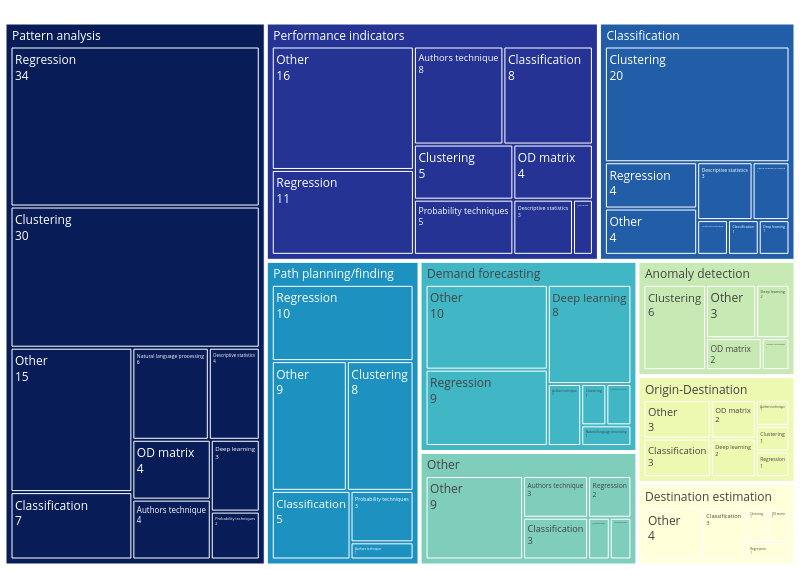

The notebook cell this image was saved under:
### Markdown cell above
### Treemap Analysis-Techniques

### Code cell
sns.set(
    style="ticks",
    palette="Set2",
    rc={
        "figure.figsize": (7.1, 4.5),
        "axes.labelsize": 13.5,
        "font.size": 13.5,
        "legend.fontsize": 13.5,
        "xtick.labelsize": 13.5,
        "ytick.labelsize": 13.5,
        "text.usetex": False,
    },
)

aggregated_table = (
    data[columns]
    .groupby(["Analytical category", "Techniques", "Methods"])[["ID"]]
    .nunique()
    .groupby(["Analytical category", "Methods"])[["ID"]]
    .sum()    
    .sort_values(by="ID")
)

aggregated_table2 = (
    data[columns]
    .groupby(["Analytical category", "Techniques", "Methods"])[["ID"]]
    .nunique()
    .groupby(["Analytical category", "Methods"])[["ID"]]
    .sum()    
    .groupby(["Analytical category"])[['ID']]
    .sum()
    .sort_values(by="ID", ascending=False)
)

aggregated_table2['ID'] = px.colors.sample_colorscale(px.colors.sequential.YlGnBu_r, len(aggregated_table2['ID']))

fig = px.treemap(
    aggregated_table.reset_index(),
    path=["Analytical category", "Methods"],
    values="ID",
    color='Analytical category',
    color_discrete_map=aggregated_table2.to_dict()['ID']
)
fig.update_traces(
    root_color="white", textinfo="label+value"
)
fig.update_layout(margin = dict(t=0, l=0, r=0, b=0), height=570,width=800)
fig.write_image("img/treemap_analysis_methods.pdf")
fig.show()

### Figure 1 — Plotly figure (JSON) as saved in the notebook; plotly's stock layout.template omitted (floating-point values rounded to 4 significant figures)
{"data": [{"branchvalues": "total", "customdata": [["Anomaly detection"], ["Anomaly detection"], ["Classification"], ["Performance indicators"], ["Origin-Destination"], ["Classification"], ["Demand forecasting"], ["Origin-Destination"], ["Destination estimation"], ["Path planning/finding"], ["Pattern analysis"], ["Destination estimation"], ["Pattern analysis"], ["Other"], ["Performance indicators"], ["Classification"], ["Performance indicators"], ["Pattern analysis"], ["Other"], ["Pattern analysis"], ["Origin-Destination"], ["Performance indicators"], ["Path planning/finding"], ["Path planning/finding"], ["Classification"], ["Demand forecasting"], ["Destination estimation"], ["Pattern analysis"], ["Performance indicators"], ["Other"], ["Origin-Destination"], ["Path planning/finding"], ["Performance indicators"], ["Pattern analysis"], ["Anomaly detection"], ["Origin-Destination"], ["Demand forecasting"], ["Classification"], ["Path planning/finding"], ["Other"], ["Demand forecasting"], ["Pattern analysis"], ["Pattern analysis"], ["Demand forecasting"], ["Origin-Destination"], ["Origin-Destination"], ["Path planning/finding"], ["Performance indicators"], ["Anomaly detection"], ["Anomaly detection"], ["Pattern analysis"], ["Classification"], ["Pattern analysis"], ["Other"], ["Destination estimation"], ["Performance indicators"], ["Demand forecasting"], ["Performance indicators"], ["Demand forecasting"], ["Destination estimation"], ["Other"], ["Classification"], ["Classification"], ["Anomaly detection"], ["Classification"], ["Demand forecasting"], ["Destination estimation"], ["Origin-Destination"], ["Other"], ["Path planning/finding"], ["Pattern analysis"], ["Performance indicators"]], "domain": {"x": [0, 1], "y": [0, 1]}, "hovertemplate": "labels=%{label}<br>ID=%{value}<br>parent=%{parent}<br>id=%{id}<br>Analytical category=%{customdata[0]}<extra></extra>", "ids": ["Anomaly detection/Authors technique", "Anomaly detection/Deep learning", "Classification/Descriptive statistics", "Performance indicators/Clustering", "Origin-Destination/Other", "Classification/Authors technique", "Demand forecasting/Authors technique", "Origin-Destination/Authors technique", "Destination estimation/Clustering", "Path planning/finding/Regression", "Pattern analysis/Descriptive statistics", "Destination estimation/OD matrix", "Pattern analysis/OD matrix", "Other/Probability techniques", "Performance indicators/Probability techniques", "Classification/Regression", "Performance indicators/Authors technique", "Pattern analysis/Authors technique", "Other/Authors technique", "Pattern analysis/Clustering", "Origin-Destination/OD matrix", "Performance indicators/Descriptive statistics", "Path planning/finding/Classification", "Path planning/finding/Authors technique", "Classification/Classification", "Demand forecasting/Clustering", "Destination estimation/Classification", "Pattern analysis/Deep learning", "Performance indicators/Deep learning", "Other/Classification", "Origin-Destination/Classification", "Path planning/finding/Clustering", "Performance indicators/Classification", "Pattern analysis/Probability techniques", "Anomaly detection/Clustering", "Origin-Destination/Deep learning", "Demand forecasting/Deep learning", "Classification/Deep learning", "Path planning/finding/Probability techniques", "Other/Natural language processing", "Demand forecasting/Regression", "Pattern analysis/Other", "Pattern analysis/Classification", "Demand forecasting/Other", "Origin-Destination/Clustering", "Origin-Destination/Regression", "Path planning/finding/Other", "Performance indicators/Regression", "Anomaly detection/Other", "Anomaly detection/OD matrix", "Pattern analysis/Natural language processing", "Classification/Natural language processing", "Pattern analysis/Regression", "Other/Other", "Destination estimation/Other", "Performance indicators/Other", "Demand forecasting/Probability techniques", "Performance indicators/OD matrix", "Demand forecasting/Natural language processing", "Destination estimation/Regression", "Other/Regression", "Classification/Clustering", "Classification/Other", "Anomaly detection", "Classification", "Demand forecasting", "Destination estimation", "Origin-Destination", "Other", "Path planning/finding", "Pattern analysis", "Performance indicators"], "labels": ["Authors technique", "Deep learning", "Descriptive statistics", "Clustering", "Other", "Authors technique", "Authors technique", "Authors technique", "Clustering", "Regression", "Descriptive statistics", "OD matrix", "OD matrix", "Probability techniques", "Probability techniques", "Regression", "Authors technique", "Authors technique", "Authors technique", "Clustering", "OD matrix", "Descriptive statistics", "Classification", "Authors technique", "Classification", "Clustering", "Classification", "Deep learning", "Deep learning", "Classification", "Classification", "Clustering", "Classification", "Probability techniques", "Clustering", "Deep learning", "Deep learning", "Deep learning", "Probability techniques", "Natural language processing", "Regression", "Other", "Classification", "Other", "Clustering", "Regression", "Other", "Regression", "Other", "OD matrix", "Natural language processing", "Natural language processing", "Regression", "Other", "Other", "Other", "Probability techniques", "OD matrix", "Natural language processing", "Regression", "Regression", "Clustering", "Other", "Anomaly detection", "Classification", "Demand forecasting", "Destination estimation", "Origin-Destination", "Other", "Path planning/finding", "Pattern analysis", "Performance indicators"], "marker": {"colors": ["rgb(199, 233, 180)", "rgb(199, 233, 180)", "rgb(34, 94, 168)", "rgb(37, 52, 148)", "rgb(237, 248, 177)", "rgb(34, 94, 168)", "rgb(65, 182, 196)", "rgb(237, 248, 177)", "rgb(255, 255, 217)", "rgb(29, 145, 192)", "rgb(8, 29, 88)", "rgb(255, 255, 217)", "rgb(8, 29, 88)", "rgb(127, 205, 187)", "rgb(37, 52, 148)", "rgb(34, 94, 168)", "rgb(37, 52, 148)", "rgb(8, 29, 88)", "rgb(127, 205, 187)", "rgb(8, 29, 88)", "rgb(237, 248, 177)", "rgb(37, 52, 148)", "rgb(29, 145, 192)", "rgb(29, 145, 192)", "rgb(34, 94, 168)", "rgb(65, 182, 196)", "rgb(255, 255, 217)", "rgb(8, 29, 88)", "rgb(37, 52, 148)", "rgb(127, 205, 187)", "rgb(237, 248, 177)", "rgb(29, 145, 192)", "rgb(37, 52, 148)", "rgb(8, 29, 88)", "rgb(199, 233, 180)", "rgb(237, 248, 177)", "rgb(65, 182, 196)", "rgb(34, 94, 168)", "rgb(29, 145, 192)", "rgb(127, 205, 187)", "rgb(65, 182, 196)", "rgb(8, 29, 88)", "rgb(8, 29, 88)", "rgb(65, 182, 196)", "rgb(237, 248, 177)", "rgb(237, 248, 177)", "rgb(29, 145, 192)", "rgb(37, 52, 148)", "rgb(199, 233, 180)", "rgb(199, 233, 180)", "rgb(8, 29, 88)", "rgb(34, 94, 168)", "rgb(8, 29, 88)", "rgb(127, 205, 187)", "rgb(255, 255, 217)", "rgb(37, 52, 148)", "rgb(65, 182, 196)", "rgb(37, 52, 148)", "rgb(65, 182, 196)", "rgb(255, 255, 217)", "rgb(127, 205, 187)", "rgb(34, 94, 168)", "rgb(34, 94, 168)", "rgb(199, 233, 180)", "rgb(34, 94, 168)", "rgb(65, 182, 196)", "rgb(255, 255, 217)", "rgb(237, 248, 177)", "rgb(127, 205, 187)", "rgb(29, 145, 192)", "rgb(8, 29, 88)", "rgb(37, 52, 148)"]}, "name": "", "parents": ["Anomaly detection", "Anomaly detection", "Classification", "Performance indicators", "Origin-Destination", "Classification", "Demand forecasting", "Origin-Destination", "Destination estimation", "Path planning/finding", "Pattern analysis", "Destination estimation", "Pattern analysis", "Other", "Performance indicators", "Classification", "Performance indicators", "Pattern analysis", "Other", "Pattern analysis", "Origin-Destination", "Performance indicators", "Path planning/finding", "Path planning/finding", "Classification", "Demand forecasting", "Destination estimation", "Pattern analysis", "Performance indicators", "Other", "Origin-Destination", "Path planning/finding", "Performance indicators", "Pattern analysis", "Anomaly detection", "Origin-Destination", "Demand forecasting", "Classification", "Path planning/finding", "Other", "Demand forecasting", "Pattern analysis", "Pattern analysis", "Demand forecasting", "Origin-Destination", "Origin-Destination", "Path planning/finding", "Performance indicators", "Anomaly detection", "Anomaly detection", "Pattern analysis", "Classification", "Pattern analysis", "Other", "Destination estimation", "Performance indicators", "Demand forecasting", "Performance indicators", "Demand forecasting", "Destination estimation", "Other", "Classification", "Classification", "", "", "", "", "", "", "", "", ""], "root": {"color": "white"}, "textinfo": "label+value", "type": "treemap", "values": [1, 2, 3, 5, 3, 1, 2, 1, 1, 10, 4, 1, 4, 1, 5, 4, 8, 4, 3, 30, 2, 3, 5, 1, 1, 1, 3, 3, 1, 3, 3, 8, 8, 2, 6, 2, 8, 1, 3, 1, 9, 15, 7, 10, 1, 1, 9, 11, 3, 2, 6, 2, 34, 9, 4, 16, 1, 4, 1, 1, 2, 20, 4, 14, 36, 32, 10, 13, 19, 36, 109, 61]}], "layout": {"height": 570, "legend": {"tracegroupgap": 0}, "margin": {"b": 0, "l": 0, "r": 0, "t": 0}, "width": 800}}
